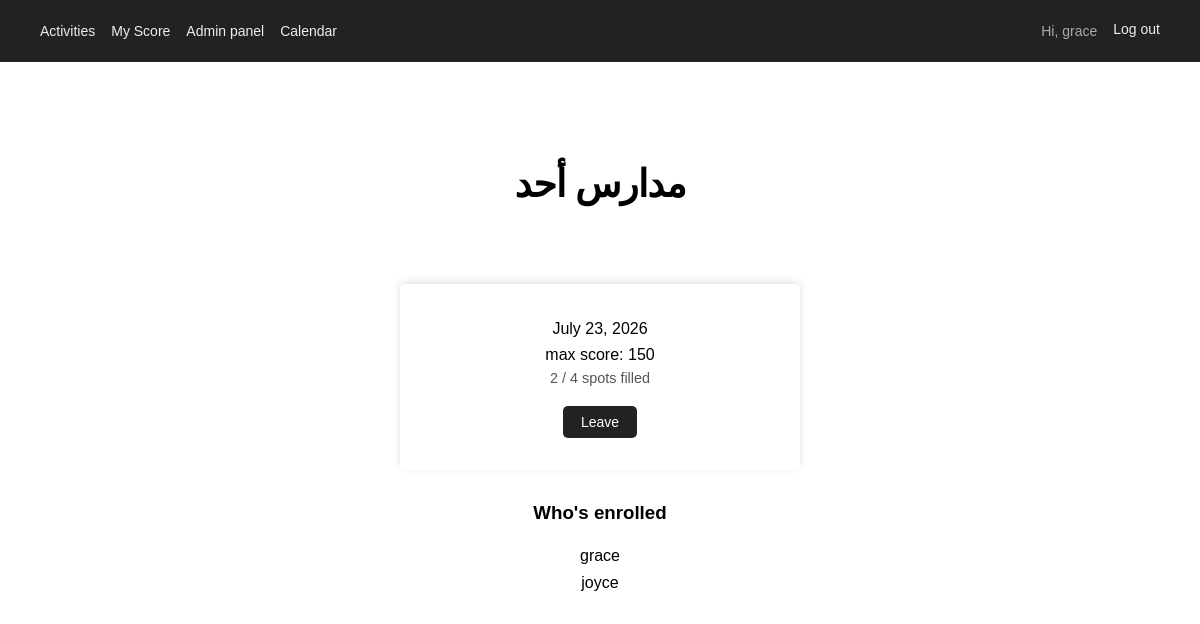
Screenshot of /activity/1/ (signed in) with the database file from the repository.
### activities/models.py (models this page shows, shortened)
class Activity(models.Model):
    name = models.CharField(max_length=200)
    description = models.TextField(blank=True)
    week_date = models.DateField()
    start_time = models.TimeField(blank=True, null=True)
    end_time = models.TimeField(blank=True, null=True)
    max_participants = models.PositiveIntegerField(default=4)
    points = models.PositiveIntegerField(default=0)
    is_hidden = models.BooleanField(default=False)
    is_marked = models.BooleanField(default=False)
    created_at = models.DateTimeField(auto_now_add=True)
    class Meta:
        ordering = ['week_date', 'name']
    @property
    def spots_taken(self):
        return self.enrollments.count()

### activities/views.py (the view)
# urls.py: path('activity/<int:activity_id>/', views.activity_details, name='activity_details'),
@login_required
def activity_details(request, activity_id):
    activity = get_object_or_404(Activity, id=activity_id)
    enrolled_users = User.objects.filter(enrollments__activity=activity)
    is_enrolled = request.user.is_authenticated and enrolled_users.filter(id=request.user.id).exists()
    return render(request, 'activities/activity_details.html', {
        'activity': activity,
        'enrolled_users' : enrolled_users,
        'is_enrolled': is_enrolled,
    })

### activities/templates/activities/activity_details.html (shortened to what this page needs)
{% extends 'activities/index.html' %}
{% block content %}
    <h1 class="main-heading">{{ activity.name }}</h1>
    <div class="act-contents detail-card">
        <p>{{ activity.week_date }}</p>
        <p>max score: {{ activity.points }}</p>
        <p class="spots">{{ activity.spots_taken }} / {{ activity.max_participants }} spots filled</p>
        {% if user.is_authenticated %}
            {% if is_enrolled %}
                <form action="{% url 'unenroll' activity.id %}" method="post">
                    <button class="btn" type="submit">Leave</button>
                </form>
            {% elif activity.is_full %}
                <button class="btn" disabled>Full</button>
            {% else %}
                <form action="{% url 'enroll' activity.id %}" method="post">
                    {% csrf_token %}
                    <input type="hidden" name="next" value="{% url 'activity_details' activity.id %}">
                    <button class="btn" type="submit">In</button>
                </form>
            {% endif %}
        {% else %}
            <a href="{% url 'login' %}"><button class="btn" type="button">Log in to enroll</button></a>
        {% endif %}
    </div>
    <h3>Who's enrolled</h3>
    {% if enrolled_users %}
        <ul class="enrolled-list">
            {% for enrolled_user in enrolled_users %}
                <li>{{ enrolled_user.username }}</li>
            {% endfor %}
        </ul>
    {% else %}
        <p>No one has enrolled yet.</p>
    {% endif %}
{% endblock %}

### activities/templates/activities/index.html (shortened to what this page needs)
{% load static %}
<!DOCTYPE html>
<html lang="en">
<head>
    <link rel="stylesheet" href="{% static 'activities/style.css' %}">
    <link rel="stylesheet" href="{% static 'activities/queries.css' %}">
</head>
<body>
    <header>
        <nav>
            <div class="nav-left-container">
                <a href="{% url 'activity_list' %}">Activities</a>
                {% if user.is_authenticated %}
                <a href="{% url 'my_score' %}">My Score</a>
                {% if user.is_staff %}
                    <a href="{% url 'admin_dashboard' %}">Admin panel</a>
                    <a href="{% url 'calendar' %}">Calendar</a>
                {% endif %}
            </div>
            <div class="nav-user-container">
                <p class="nav-user">Hi, {{ user.username }}</p>
                <form action="{% url 'logout' %}" method="post" class="inline-form">
                    <button type="submit" class="link-button">Log out</button>
                </form>
            </div>
            {% else %}
                <a href="{% url 'login' %}">Log in</a>
            {% endif %}
        </nav>
    </header>
    <main class="main-cont">
        {% block content %}{% endblock %}
    </main>
</body>
</html>

### static/activities/style.css (style rules this page uses)
* { box-sizing: border-box; }
body { font-family: Arial, sans-serif; margin: 0; padding: 0; }
a { text-decoration:none; }
ul { list-style-type: none; padding: 0; margin: 0; }
h1 { font-size: 38px; letter-spacing: -1px; line-height: 1.2; }
p { margin: 0 auto; line-height: 1.6; }
.main-cont { text-align: center; margin-top: 100px; box-sizing: border-box; }
.main-heading { font-weight: 700; margin-bottom: 2em; }
.act-contents { min-width: 200px; padding: 2rem; border-radius: 5px; box-shadow: 0 -2px 8px rgba(0, 0, 0, 0.12); }
nav { width: 100%; background: #222; padding: 20px 24px; display: flex; justify-content: space-between; align-items: center; gap: 18px; }
nav a, .link-button { color: #eee; font-size: 14px; }
.nav-left-container { display: flex; gap: 1rem; margin-left: 1rem; }
.nav-user-container { display: flex; gap: 1rem; margin-right: 1rem; }
.nav-user { color: #aaa; font-size: 14px; margin-left: auto; }
.link-button { background: none; border: none; cursor: pointer; font-size: 14px; padding: 0; }
.btn { color: #fff; display: inline-block; background: #222; border: none; padding: 8px 18px; border-radius: 5px; font-size: 14px; cursor: pointer; }
.act-contents button { background: #222; border: none; padding: 8px 18px; border-radius: 5px; font-size: 14px; cursor: pointer; margin-top: 1rem; }
.spots { font-size: 0.9rem; color: #555; }
.detail-card { max-width: 400px; margin: 2rem auto; }
.enrolled-list { max-width: 300px; margin: 0 auto 2rem; text-align: left; }
.enrolled-list li { padding: 4px 0; border-bottom: 1px solid #ffffff; }
.inline-form { display: inline-block; margin: 0; }
.enrolled-list { display: flex; justify-content: center; align-items: center; flex-direction: column; }

### rows the page displays
Activity: name "مدارس أحد", week_date "July 23, 2026", points "150", spots_taken "2", max_participants "4"

### other values shown
{{ user.username }} "grace"
{{ enrolled_user.username }} "grace"
{{ enrolled_user.username }} "joyce"
